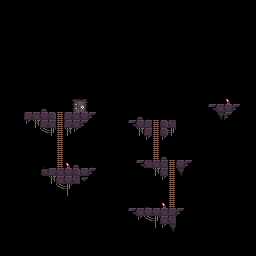

Below is a game level as drawn by its tile map, then a one-line description and the .tmx file that defines it, in full:
An orthogonal 32x32 tile map with 8x8 px tiles, 1 tile layer (platform).

<map version="1.0" orientation="orthogonal" renderorder="right-down" width="32" height="32" tilewidth="8" tileheight="8" nextobjectid="17">
 <tileset firstgid="1" name="platformer" tilewidth="8" tileheight="8" tilecount="64" columns="8">
  <image source="platformer.png" width="64" height="64" />
 </tileset>
 <layer name="platform" width="32" height="32">
  <data encoding="csv">
0,0,0,0,0,0,0,0,0,0,0,0,0,0,0,0,0,0,0,0,0,0,0,0,0,0,0,0,0,0,0,0,
0,0,0,0,0,0,0,0,0,0,0,0,0,0,0,0,0,0,0,0,0,0,0,0,0,0,0,0,0,0,0,0,
0,0,0,0,0,0,0,0,0,0,0,0,0,0,0,0,0,0,0,0,0,0,0,0,0,0,0,0,0,0,0,0,
0,0,0,0,0,0,0,0,0,0,0,0,0,0,0,0,0,0,0,0,0,0,0,0,0,0,0,0,0,0,0,0,
0,0,0,0,0,0,0,0,0,0,0,0,0,0,0,0,0,0,0,0,0,0,0,0,0,0,0,0,0,0,0,0,
0,0,0,0,0,0,0,0,0,0,0,0,0,0,0,0,0,0,0,0,0,0,0,0,0,0,0,0,0,0,0,0,
0,0,0,0,0,0,0,0,0,0,0,0,0,0,0,0,0,0,0,0,0,0,0,0,0,0,0,0,0,0,0,0,
0,0,0,0,0,0,0,0,0,0,0,0,0,0,0,0,0,0,0,0,0,0,0,0,0,0,0,0,0,0,0,0,
0,0,0,0,0,0,0,0,0,0,0,0,0,0,0,0,0,0,0,0,0,0,0,0,0,0,0,0,0,0,0,0,
0,0,0,0,0,0,0,0,0,0,0,0,0,0,0,0,0,0,0,0,0,0,0,0,0,0,0,0,0,0,0,0,
0,0,0,0,0,0,0,0,0,0,0,0,0,0,0,0,0,0,0,0,0,0,0,0,0,0,0,0,0,0,0,0,
0,0,0,0,0,0,0,0,0,0,0,0,0,0,0,0,0,0,0,0,0,0,0,0,0,0,0,0,0,0,0,0,
0,0,0,0,0,0,0,0,0,41,42,0,0,0,0,0,0,0,0,0,0,0,0,0,0,0,0,0,33,0,0,0,
0,0,0,0,0,34,0,0,0,49,50,0,0,0,0,0,0,0,0,0,0,0,0,0,0,0,21,3,4,22,0,0,
0,0,0,2,3,4,5,25,2,3,4,22,0,0,0,0,0,34,35,0,0,0,0,0,0,0,0,37,22,0,0,0,
0,0,0,20,26,2,3,25,2,3,22,0,0,0,0,0,21,4,2,25,5,12,0,0,0,0,0,0,0,0,0,0,
0,0,0,0,0,18,19,25,26,20,0,0,0,0,0,0,0,26,2,25,5,19,0,0,0,0,0,0,0,0,0,0,
0,0,0,0,0,0,0,25,0,0,0,0,0,0,0,0,0,0,20,25,20,0,0,0,0,0,0,0,0,0,0,0,
0,0,0,0,0,0,0,25,0,0,0,0,0,0,0,0,0,0,0,25,0,0,0,0,0,0,0,0,0,0,0,0,
0,0,0,0,0,0,0,25,0,0,0,0,0,0,0,0,0,0,0,25,34,0,0,0,0,0,0,0,0,0,0,0,
0,0,0,0,0,35,0,25,33,34,0,35,0,0,0,0,0,21,12,3,3,25,4,22,0,0,0,0,0,0,0,0,
0,0,0,0,0,6,2,3,4,5,4,22,0,0,0,0,0,0,0,26,3,25,37,0,0,0,0,0,0,0,0,0,
0,0,0,0,0,0,26,3,4,12,13,0,0,0,0,0,0,0,0,0,20,25,0,0,0,0,0,0,0,0,0,0,
0,0,0,0,0,0,0,18,19,0,0,0,0,0,0,0,0,0,0,0,0,25,0,0,0,0,0,0,0,0,0,0,
0,0,0,0,0,0,0,0,27,0,0,0,0,0,0,0,0,0,0,0,0,25,0,0,0,0,0,0,0,0,0,0,
0,0,0,0,0,0,0,0,0,0,0,0,0,0,0,0,0,0,36,0,33,25,0,0,0,0,0,0,0,0,0,0,
0,0,0,0,0,0,0,0,0,0,0,0,0,0,0,0,21,3,4,4,3,2,22,0,0,0,0,0,0,0,0,0,
0,0,0,0,0,0,0,0,0,0,0,0,0,0,0,0,0,20,18,19,3,12,0,0,0,0,0,0,0,0,0,0,
0,0,0,0,0,0,0,0,0,0,0,0,0,0,0,0,0,0,0,27,20,37,0,0,0,0,0,0,0,0,0,0,
0,0,0,0,0,0,0,0,0,0,0,0,0,0,0,0,0,0,0,0,0,0,0,0,0,0,0,0,0,0,0,0,
0,0,0,0,0,0,0,0,0,0,0,0,0,0,0,0,0,0,0,0,0,0,0,0,0,0,0,0,0,0,0,0,
0,0,0,0,0,0,0,0,0,0,0,0,0,0,0,0,0,0,0,0,0,0,0,0,0,0,0,0,0,0,0,0
</data>
 </layer>
</map>
